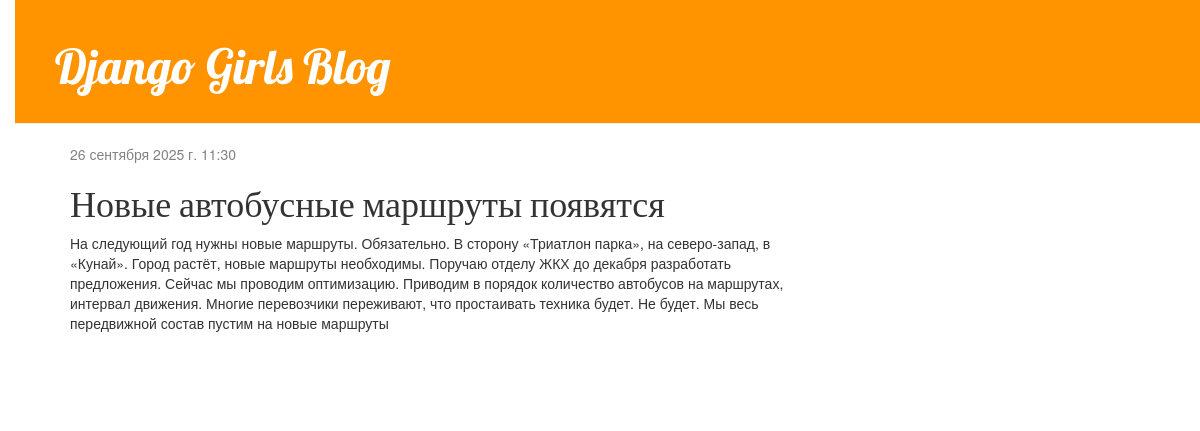
Page /post/6/ on the committed database.
### blog/models.py (models this page shows, shortened)
class Post(models.Model):
    author = models.ForeignKey(settings.AUTH_USER_MODEL, on_delete=models.CASCADE)
    title = models.CharField(max_length=200)
    text = models.TextField()
    created_date = models.DateTimeField(default=timezone.now)
    published_date = models.DateTimeField(blank=True, null=True)

### blog/views.py (the view)
# urls.py: path('post/<int:pk>/', views.post_detail, name='post_detail'),
def post_detail(request, pk):
    post = get_object_or_404(Post, pk=pk)
    return render(request, 'blog/post_detail.html', {'post': post})

### blog/templates/blog/post_detail.html
{% extends 'blog/base.html' %}
{% block content %}
    <div class="post">
        {% if post.published_date %}
            <div class="date">
                {{ post.published_date }}
            </div>
        {% endif %}
        <h1>{{ post.title }}</h1>
        <p>{{ post.text|linebreaksbr }}</p>
    </div>
{% endblock %}

### blog/static/css/blog.css (style rules this page uses)
body { padding-left: 15px }
h1, h2, h3, h4 { font-family: 'Lobster', cursive; }
.date { color: #828282; }
.post { margin-bottom: 70px; }

### rows in the picture
Post: published_date "26 сентября 2025 г. 11:30", title "Новые автобусные маршруты появятся", text "На следующий год нужны новые маршруты. Обязательно. В сторону «Триатлон парка», на северо-запад, в «Кунай». Город растёт, новые маршруты необходимы. Поручаю отделу ЖКХ до декабря разработать предложения. Сейчас мы проводим оптимизацию. Приводим в порядок количество автобусов на маршрутах, интервал движения. Многие перевозчики переживают, что простаивать техника будет. Не будет. Мы весь передвижной состав пустим на новые маршруты"
